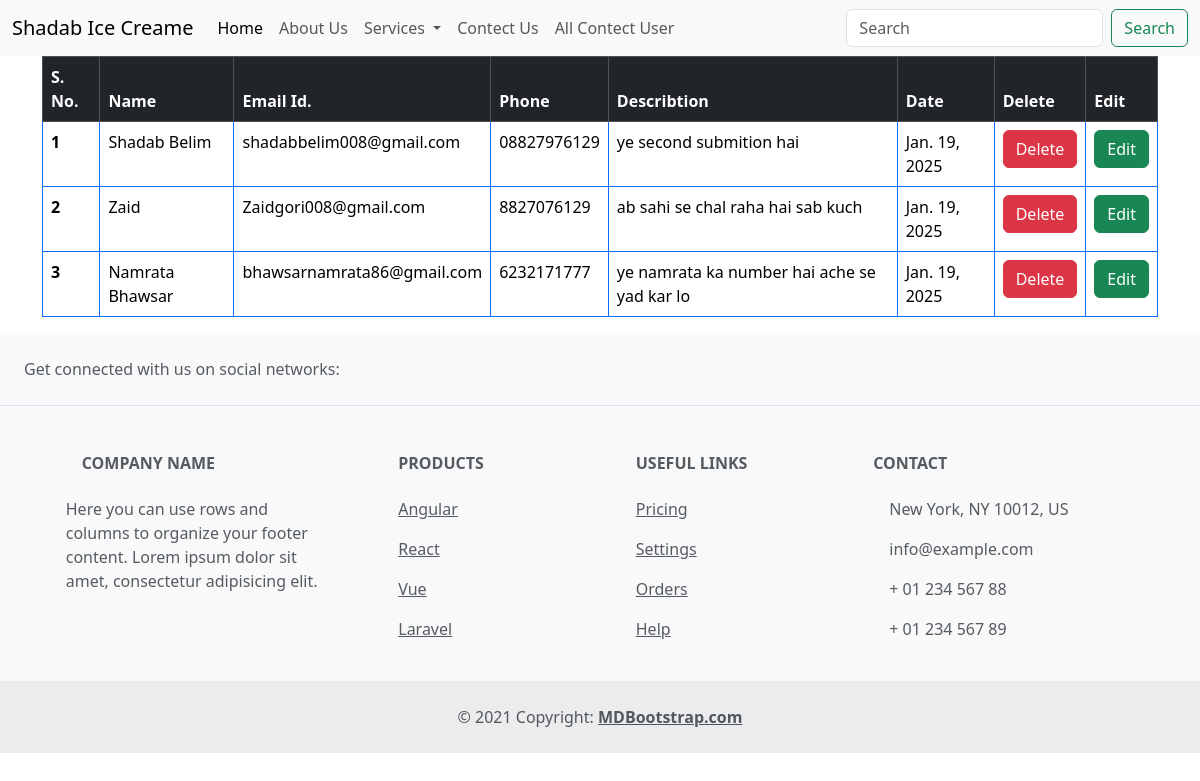
The page /show on the database its author committed.
### home/models.py (models this page shows, shortened)
class Contect(models.Model):
    name=models.CharField( max_length=122)
    email=models.CharField(max_length=122)
    phone=models.CharField(max_length=12)
    desc=models.TextField()
    date=models.DateField()

### home/views.py (the view)
# urls.py: path("show" , views.show , name='show'),
def show(request):
     queryset=Contect.objects.all()
     context={'contect' : queryset}
     return render(request , 'show.html' , context )

### templates/show.html (shortened to what this page needs)
{% extends "base.html" %}
{% block body %}
<div class="container">
    <table class="table table-bordered border-primary">
        <thead class="table-dark">
          <tr>
            <th scope="col">S. No.</th>
            <th scope="col">Name</th>
            <th scope="col">Email Id.</th>
            <th scope="col">Phone</th>
            <th scope="col">Describtion</th>
            <th scope="col">Date </th>
            <th scope="col">Delete</th>
            <th scope="col">Edit</th>
          </tr>
        </thead>
        <tbody>
            {% for con in contect %}
          <tr>
            <th scope="row">{{ forloop.counter }}</th>
            <td>{{con.name}}</td>
            <td>{{con.email}}</td>
            <td>{{con.phone}}</td>
            <td>{{con.desc}}</td>
            <td>{{con.date}}</td>
            <td>
                <a href="delete/{{con.id}}" class="btn btn-danger">Delete</a>
            </td>
            <td>
                <a href="edit/{{con.id}}" class="btn btn-success">Edit</a>
            </td>
          </tr>
         {% endfor %}
        </tbody>
      </table>
</div>
{% endblock body %}

### rows shown on the page
Contect: name "Shadab Belim", email "shadabbelim008@gmail.com", phone "08827976129", desc "ye second submition hai", date "Jan. 19, 2025"
Contect: name "Zaid", email "Zaidgori008@gmail.com", phone "8827076129", desc "ab sahi se chal raha hai sab kuch", date "Jan. 19, 2025"
Contect: name "Namrata Bhawsar", email "bhawsarnamrata86@gmail.com", phone "6232171777", desc "ye namrata ka number hai ache se yad kar lo", date "Jan. 19, 2025"
